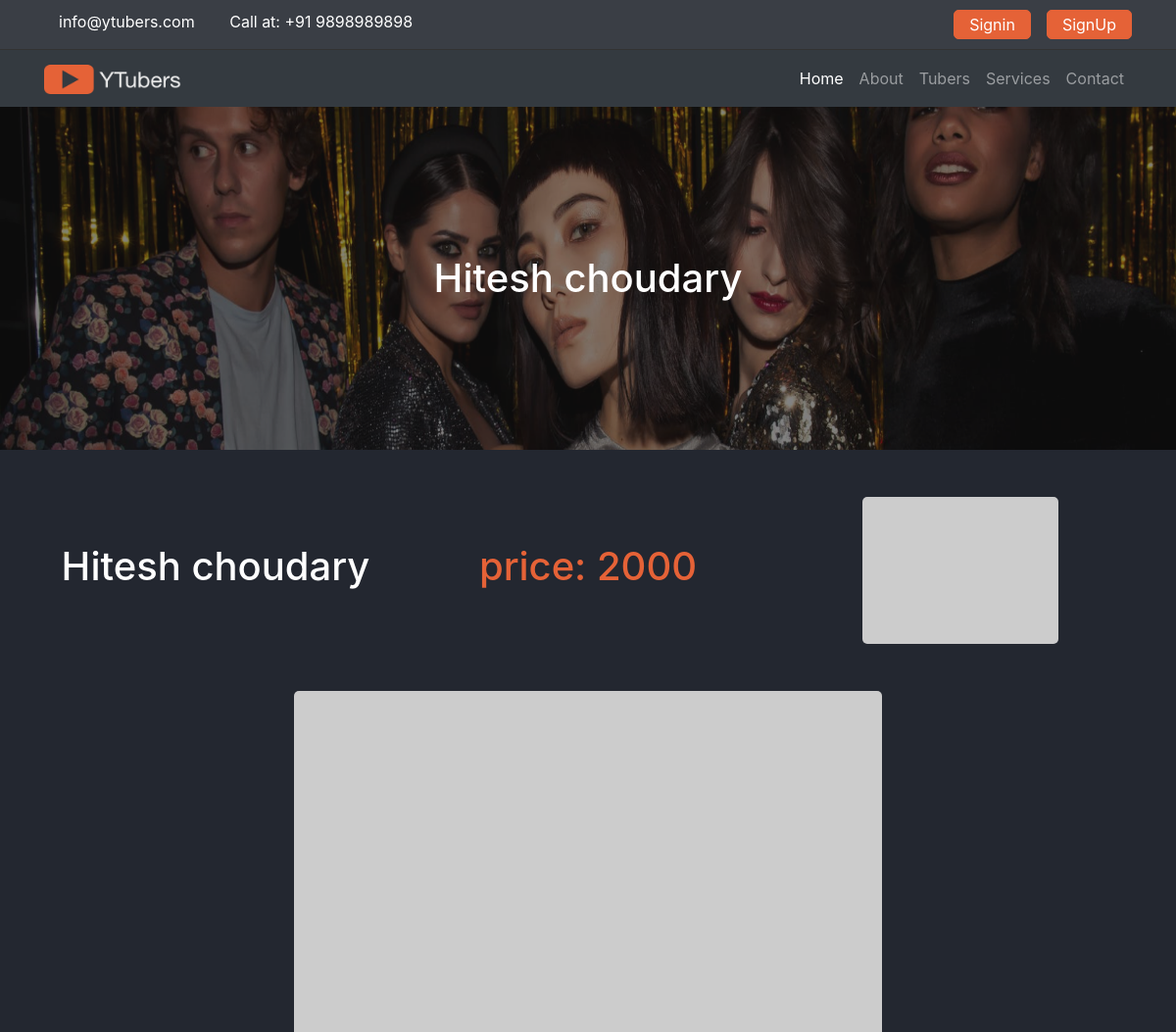
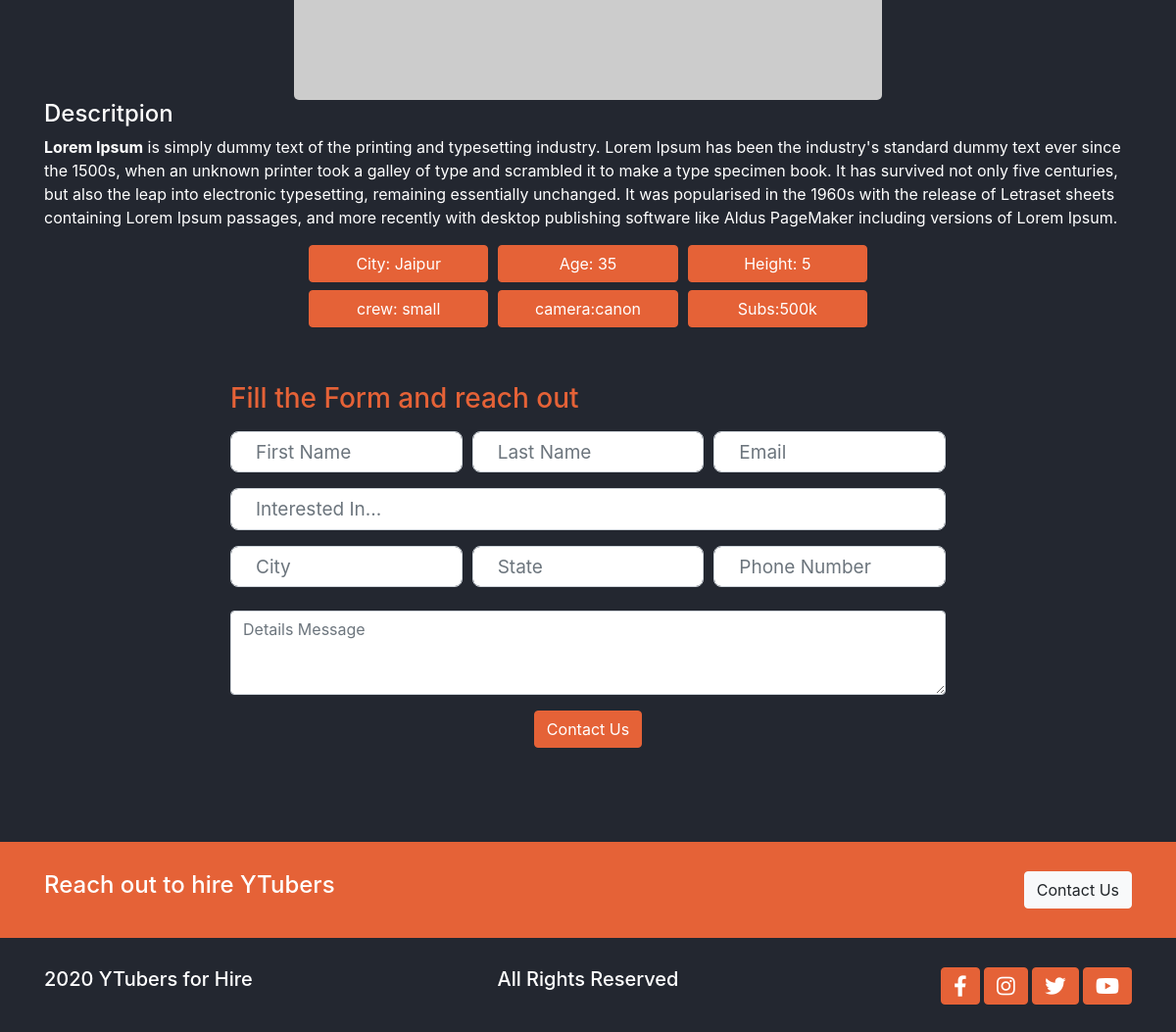
/youtubers/1, run on the app's committed database (2 pictures, top to bottom).
### youtubers/models.py (models this page shows)
class youtuber(models.Model):
    crew_option = (
    ('solo','solo'),
    ('small','small-team(2-5)'),
    ('large','large-team(5+)'),
    )
    camera_option = (
    ('nicon','nicon'),
    ('panasonic','panasonic'),
    ('fuji','fuji'),
    ('red','red'),
    ('sony','sony'),
    ('canon','canon'),
    )
    name = models.CharField(max_length=200)
    price = models.IntegerField()
    photo = models.ImageField(upload_to='media/youtubers/%Y/%m/')
    videourl = models.CharField(max_length=200)
    description = RichTextField()
    city = models.CharField(max_length=50)
    age = models.IntegerField()
    height = models.IntegerField()
    camera_type=models.CharField(choices=camera_option,max_length=50)
    subs_count = models.CharField(max_length=50)
    crew = models.CharField(choices=crew_option,max_length=50)
    category = models.CharField(max_length=50)
    isfeatured = models.BooleanField(default=False)
    createddate = models.DateTimeField(default=datetime.now,blank=True)

### youtubers/views.py (the view)
# urls.py: path('<int:id>',views.youtubers_detail,name="youtubers_detail"),
def youtubers_detail(request,id):
    tuber = get_object_or_404(youtuber,pk=id)
    data={
    'tuber':tuber,
    }
    return render(request,'youtubers/youtubers_detail.html',data)

### templates/youtubers/youtubers_detail.html
{% extends 'base.html' %}
{% load static %}
{% block contents %}
<main class="single-page-tubers">
    <div class="banner">
      <img src="{% static './assets/images/bg-banner.png' %}" alt="" class="img-fluid w-100">
      <h1 class="text-center">
        {{tuber.name}}
      </h1>
    </div>
    <section class="head container mt-5 mb-5">
      <div class="row">
        <div class="col-md-4 d-flex justify-content-center align-items-center">
          <h1 class="text-center">{{tuber.name}}</h1>
        </div>
        <div class="col-md-4 d-flex justify-content-center align-items-center">
          <h1 class="text-accent text-center">
            price: {{tuber.price}}
          </h1>
        </div>
        <div class="col-md-4 d-flex justify-content-center align-items-center">
          <img src="https://placeimg.com/640/480/people" class="img-fluid" alt="team-member">
        </div>
      </div>
    </section>
    <section class="video container text-center">
      <img src="https://placeimg.com/640/480/arch" class="img-fluid" alt="team-member">
    </section>
    <section class="descritpion container">
      <h4>Descritpion</h4>
      <p class="mt-2 mb-2">{{tuber.description | safe }}</p>
    </section>
    <section class="container w-50">
      <div class="person-description mt-2">
        <button class="btn btn-accent"> City: {{tuber.city}} </button>
        <button class="btn btn-accent"> Age: {{tuber.age}} </button>
        <button class="btn btn-accent"> Height: {{tuber.height}} </button>
      </div>
      <div class="person-description mt-2">
        <button class="btn btn-accent"> crew: {{tuber.crew}}</button>
        <button class="btn btn-accent"> camera:{{tuber.camera_type}} </button>
        <button class="btn btn-accent"> Subs:{{tuber.subs_count}} </button>
      </div>
    </section>
    <section class="youtuber-form container mt-5 mb-5">
      <div class="row">
        <form class="col-md-8 offset-md-2">
          <h3 class="pt-2 pb-2">Fill the Form and reach out</h3>
          <div class="form-row">
            <div class="form-group col-md-4">
              <input type="email" class="form-control" placeholder="First Name">
            </div>
            <div class="form-group col-md-4">
              <input type="password" class="form-control" placeholder="Last Name">
            </div>
            <div class="form-group col-md-4">
              <input type="email" class="form-control" placeholder="Email">
            </div>
          </div>
          <div class="form-group">
            <input type="password" class="form-control" placeholder="Interested In...">
          </div>
          <div class="form-row">
            <div class="form-group col-md-4">
              <input type="text" class="form-control" placeholder="City">
            </div>
            <div class="form-group col-md-4">
              <input type="text" class="form-control" placeholder="State">
            </div>
            <div class="form-group col-md-4">
              <input type="text" class="form-control" placeholder="Phone Number">
            </div>
          </div>
          <div class="form-group pt-2">
            <textarea class="form-control" rows="3" placeholder="Details Message"></textarea>
          </div>
          <div class="text-center">
            <button type="submit" class="btn btn-accent">Contact Us</button>
          </div>
        </form>
      </div>
    </section>
  </main>
{% endblock %}

### supercops/static/css/base.css (style rules this page uses)
:root { --primary: #232730; --secondary: #3a3e45; --white: #888787; --accent: #e56237; }
body { background-color: var(--primary); color: #fff; }
h2, h3 { color: var(--accent); }
.btn-accent { background-color: var(--accent); color: #fff; border-color: var(--accent); outline: none; }
.form-control[type='text'], [type='textarea'], [type='email'], [type='password'] { padding: 20px 25px; font-size: 19px; border-radius: 8px; }
textarea { padding: 20px 25px; font-size: 19px; border-radius: 8px; }
main { overflow: hidden; }

### supercops/static/css/utils.css (style rules this page uses)
.text-accent { color: var(--accent); }
.banner { position: relative; }
.banner img { height: 350px; width: 100%; }
.banner h1 { position: absolute; top: 50%; left: 50%; transform: translate(-50%, -50%); }
.person-description { display: grid; grid-template-columns: 1fr 1fr 1fr; column-gap: 10px; }

### supercops/static/css/style.css (style rules this page uses)
.single-page-tubers .head img { height: 150px; border-radius: 5px; }
.single-page-tubers .video img { height: 450px; border-radius: 5px; }

### data on the page
youtuber: name "Hitesh choudary", price "2000", description "Lorem Ipsum is simply dummy text of the printing and typesetting industry. Lorem Ipsum has been the industry's standard dummy text ever since the 1500s, when an unknown printer took a galley of type and scrambled it to make a type specimen book. It has survived not only five centuries, but also the leap into electronic typesetting, remaining essentially unchanged. It was popularised in the 1960s with the release of Letraset sheets containing Lorem Ipsum passages, and more recently with desktop publishing software like Aldus PageMaker including versions of Lorem Ipsum.", city "Jaipur", age "35", height "5", crew "small", camera_type "canon", subs_count "500k"
